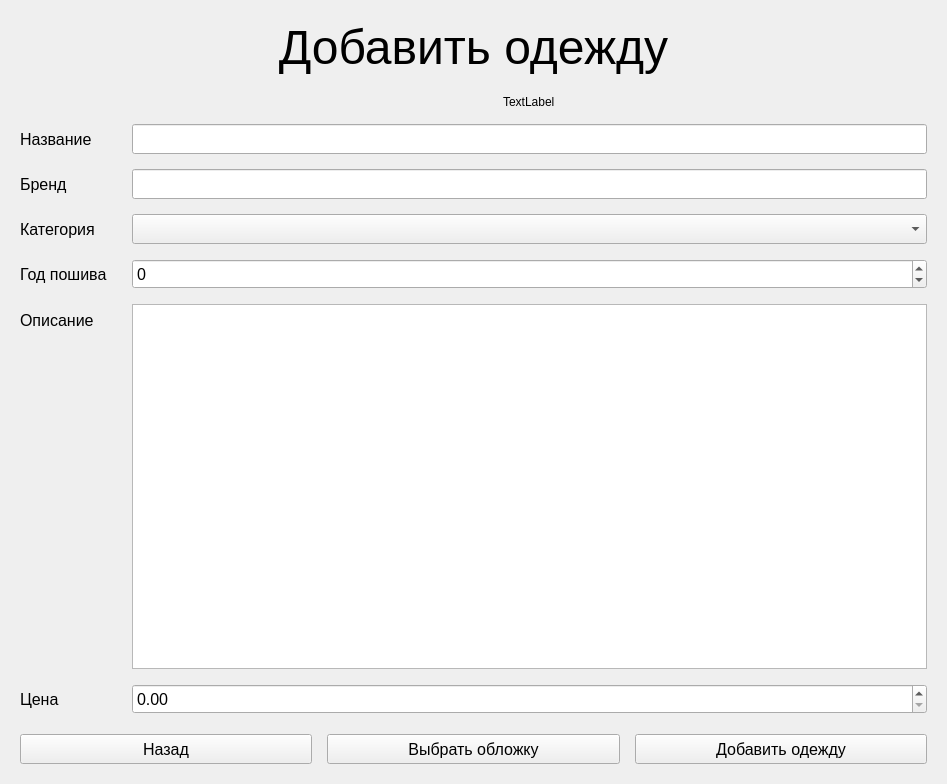
<?xml version="1.0" encoding="UTF-8"?>
<ui version="4.0">
 <class>ClothesAddMainWindow</class>
 <widget class="QMainWindow" name="ClothesAddMainWindow">
  <property name="geometry">
   <rect>
    <x>0</x>
    <y>0</y>
    <width>947</width>
    <height>784</height>
   </rect>
  </property>
  <property name="windowTitle">
   <string>Add Book to BookStore</string>
  </property>
  <widget class="QWidget" name="centralWidget">
   <layout class="QVBoxLayout" name="mainVerticalLayout">
    <property name="spacing">
     <number>20</number>
    </property>
    <property name="leftMargin">
     <number>20</number>
    </property>
    <property name="topMargin">
     <number>20</number>
    </property>
    <property name="rightMargin">
     <number>20</number>
    </property>
    <property name="bottomMargin">
     <number>20</number>
    </property>
    <item>
     <widget class="QLabel" name="mainTitleLabel">
      <property name="font">
       <font>
        <family>MS Shell Dlg 2</family>
        <pointsize>36</pointsize>
        <weight>50</weight>
        <italic>false</italic>
        <bold>false</bold>
       </font>
      </property>
      <property name="styleSheet">
       <string notr="true">font: 36pt &quot;MS Shell Dlg 2&quot;;</string>
      </property>
      <property name="text">
       <string>Добавить одежду</string>
      </property>
      <property name="alignment">
       <set>Qt::AlignCenter</set>
      </property>
     </widget>
    </item>
    <item>
     <layout class="QFormLayout" name="formLayout">
      <property name="horizontalSpacing">
       <number>25</number>
      </property>
      <property name="verticalSpacing">
       <number>15</number>
      </property>
      <item row="1" column="1">
       <layout class="QVBoxLayout" name="verticalLayout_6">
        <item alignment="Qt::AlignHCenter">
         <widget class="QLabel" name="coverLabel">
          <property name="maximumSize">
           <size>
            <width>300</width>
            <height>450</height>
           </size>
          </property>
          <property name="text">
           <string>TextLabel</string>
          </property>
         </widget>
        </item>
       </layout>
      </item>
      <item row="2" column="0">
       <widget class="QLabel" name="clothesNameLabel">
        <property name="font">
         <font>
          <pointsize>12</pointsize>
         </font>
        </property>
        <property name="text">
         <string>Название</string>
        </property>
       </widget>
      </item>
      <item row="2" column="1">
       <widget class="QLineEdit" name="clothesNameLineEdit">
        <property name="minimumSize">
         <size>
          <width>0</width>
          <height>30</height>
         </size>
        </property>
        <property name="font">
         <font>
          <pointsize>12</pointsize>
         </font>
        </property>
       </widget>
      </item>
      <item row="3" column="0">
       <widget class="QLabel" name="brandLabel">
        <property name="font">
         <font>
          <pointsize>12</pointsize>
         </font>
        </property>
        <property name="text">
         <string>Бренд</string>
        </property>
       </widget>
      </item>
      <item row="3" column="1">
       <widget class="QLineEdit" name="brandLineEdit">
        <property name="minimumSize">
         <size>
          <width>0</width>
          <height>30</height>
         </size>
        </property>
        <property name="font">
         <font>
          <pointsize>12</pointsize>
         </font>
        </property>
       </widget>
      </item>
      <item row="4" column="0">
       <widget class="QLabel" name="categoryLabel">
        <property name="font">
         <font>
          <pointsize>12</pointsize>
         </font>
        </property>
        <property name="text">
         <string>Категория</string>
        </property>
       </widget>
      </item>
      <item row="4" column="1">
       <widget class="QComboBox" name="categoryComboBox">
        <property name="minimumSize">
         <size>
          <width>0</width>
          <height>30</height>
         </size>
        </property>
        <property name="font">
         <font>
          <pointsize>12</pointsize>
         </font>
        </property>
       </widget>
      </item>
      <item row="5" column="0">
       <widget class="QLabel" name="yearLabel">
        <property name="font">
         <font>
          <pointsize>12</pointsize>
         </font>
        </property>
        <property name="text">
         <string>Год пошива</string>
        </property>
       </widget>
      </item>
      <item row="5" column="1">
       <widget class="QSpinBox" name="yearSpinBox">
        <property name="minimumSize">
         <size>
          <width>0</width>
          <height>30</height>
         </size>
        </property>
        <property name="font">
         <font>
          <pointsize>12</pointsize>
         </font>
        </property>
        <property name="minimum">
         <number>-1000</number>
        </property>
        <property name="maximum">
         <number>2099</number>
        </property>
       </widget>
      </item>
      <item row="6" column="0">
       <widget class="QLabel" name="descriptionLabel">
        <property name="font">
         <font>
          <pointsize>12</pointsize>
         </font>
        </property>
        <property name="text">
         <string>Описание</string>
        </property>
       </widget>
      </item>
      <item row="6" column="1">
       <widget class="QTextEdit" name="descriptionTextEdit">
        <property name="font">
         <font>
          <pointsize>12</pointsize>
         </font>
        </property>
       </widget>
      </item>
      <item row="8" column="0">
       <widget class="QLabel" name="priceLabel">
        <property name="font">
         <font>
          <pointsize>12</pointsize>
         </font>
        </property>
        <property name="text">
         <string>Цена</string>
        </property>
       </widget>
      </item>
      <item row="8" column="1">
       <widget class="QDoubleSpinBox" name="priceDoubleSpinBox">
        <property name="minimumSize">
         <size>
          <width>0</width>
          <height>30</height>
         </size>
        </property>
        <property name="font">
         <font>
          <pointsize>12</pointsize>
         </font>
        </property>
        <property name="decimals">
         <number>2</number>
        </property>
        <property name="maximum">
         <double>9999.989999999999782</double>
        </property>
       </widget>
      </item>
     </layout>
    </item>
    <item>
     <layout class="QHBoxLayout" name="bottomHorizontalLayout">
      <property name="spacing">
       <number>15</number>
      </property>
      <item>
       <widget class="QPushButton" name="backBtn">
        <property name="minimumSize">
         <size>
          <width>0</width>
          <height>30</height>
         </size>
        </property>
        <property name="font">
         <font>
          <pointsize>12</pointsize>
         </font>
        </property>
        <property name="text">
         <string>Назад</string>
        </property>
       </widget>
      </item>
      <item>
       <widget class="QPushButton" name="chooseCoverButton">
        <property name="minimumSize">
         <size>
          <width>0</width>
          <height>30</height>
         </size>
        </property>
        <property name="font">
         <font>
          <pointsize>12</pointsize>
         </font>
        </property>
        <property name="text">
         <string>Выбрать обложку</string>
        </property>
        <property name="flat">
         <bool>false</bool>
        </property>
       </widget>
      </item>
      <item>
       <widget class="QPushButton" name="addClothesButton">
        <property name="minimumSize">
         <size>
          <width>0</width>
          <height>30</height>
         </size>
        </property>
        <property name="font">
         <font>
          <pointsize>12</pointsize>
         </font>
        </property>
        <property name="text">
         <string>Добавить одежду</string>
        </property>
        <property name="flat">
         <bool>false</bool>
        </property>
       </widget>
      </item>
     </layout>
    </item>
   </layout>
  </widget>
 </widget>
 <resources/>
 <connections/>
</ui>
